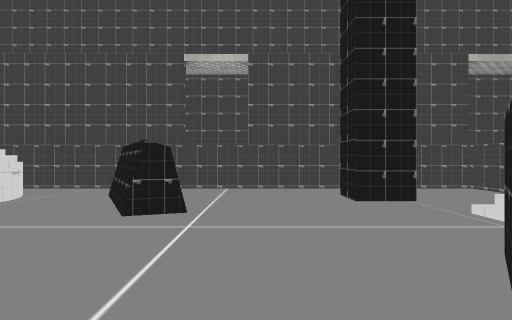
View 1 (above)

17 first-person views from a walk through a 3-D level made in the Unity game engine. The camera is 1.4 m above the floor, looks level and sees 75° across. Doors are open. The floor is counted in squares, 2 m on a side. Each view is taken from the middle of a square. On the plan, view 1 faces up. The plan holds only what a view shows up to about 10 squares ahead; the rest is blank. The player is left out. Some surface patterns are stand-ins.

View 2
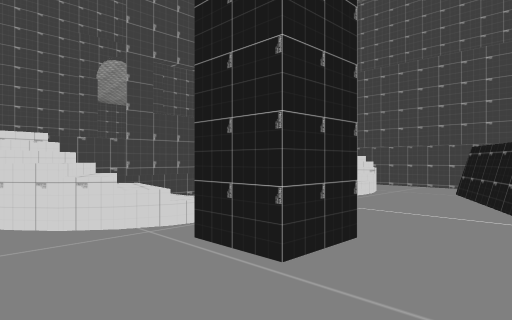

View 3
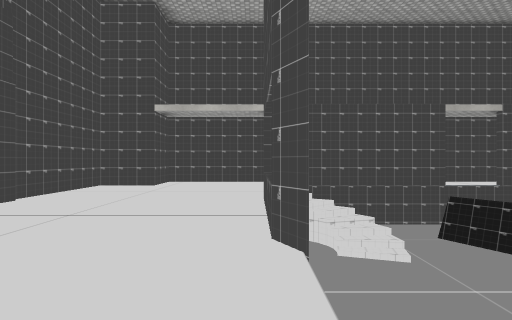

View 4
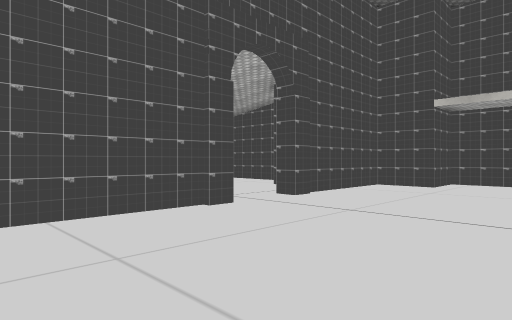

View 5
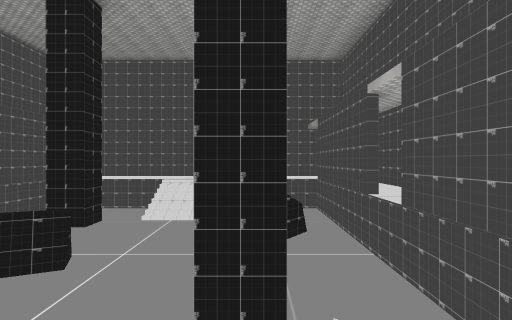

View 6
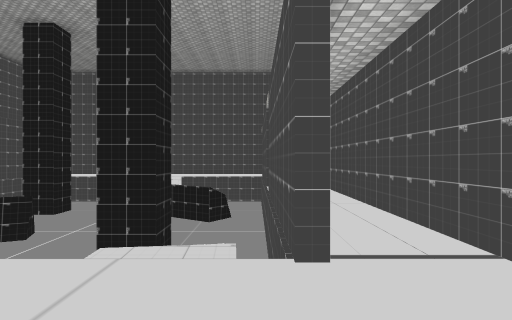

View 7
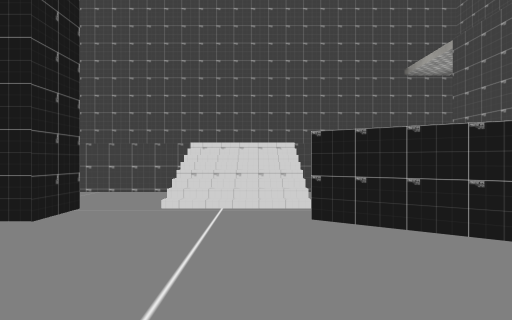

View 8
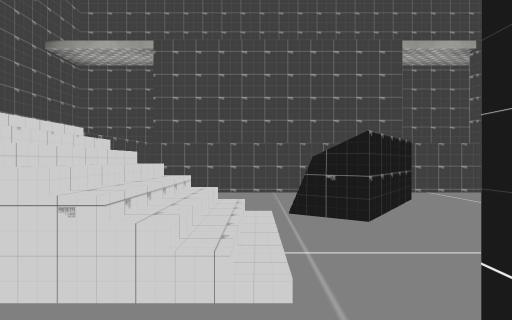

View 9
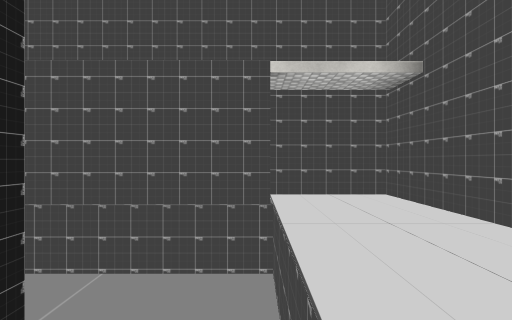

View 10
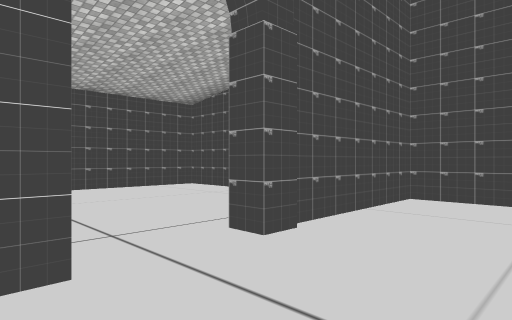

View 11
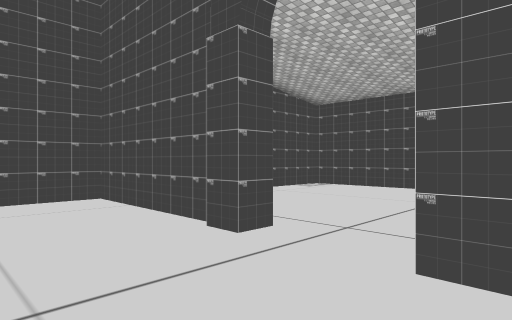

View 12
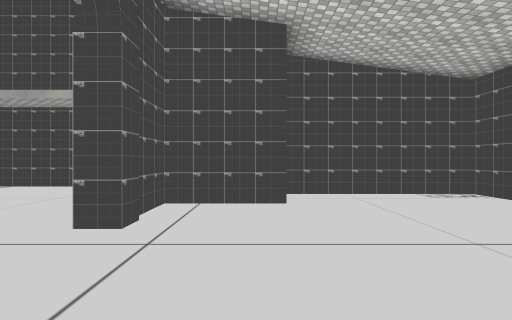

View 13
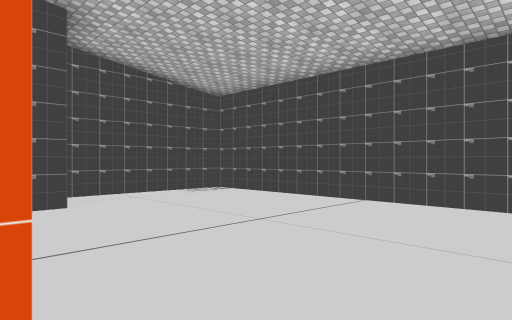

View 14
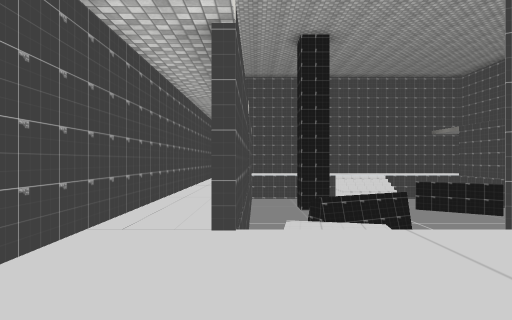

View 15
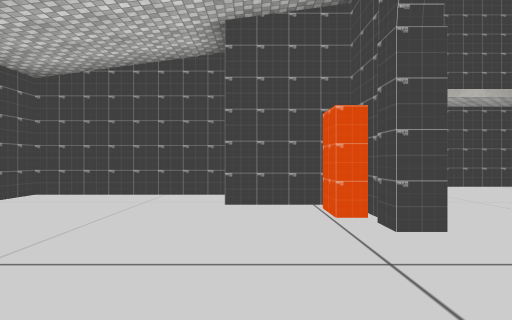

View 16
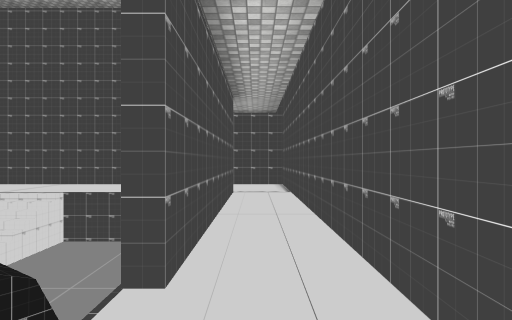

View 17
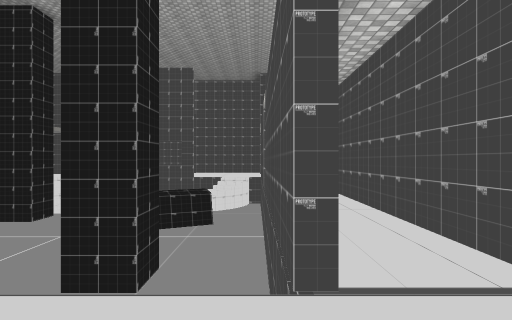

### Floor plan
Key: @ floor where view 1 was taken; # wall or solid block; . main floor; - floor 2.25 m lower than the main floor; / step, stairs or slope; D open door.
Columns run from 18 left of view 1 to 8 right of it. Each row starts with its distance up from view 1.
 10         ###################
  9       ###.................#
  8 #######.....#####/######..#
  7 #....###....//--/-------..#
  6 #......#....///-#---#---..#
  5 #.....#D...#-//-##------..#
  4 #......DD...---------///..#
  3 #...........---------///..#
  2 #......DD...   -----#///..#
  1 #......#.... //#---##---. #
  0 #....###....//----@#---   #
 -1 #######.....#####/######  #
 -2       ###.................#
 -3           #################

Where each view was taken, in squares from view 1:
view 1: 0 up, 0 right, facing up
view 2: 1 down, 1 left, facing up-left
view 3: 1 down, 7 left, facing up
view 4: 1 down, 7 left, facing up-left
view 5: 1 up, 7 left, facing right
view 6: 1 down, 9 left, facing right
view 7: 3 up, 2 left, facing right
view 8: 6 up, 3 right, facing down
view 9: 3 up, 5 right, facing up
view 10: 2 up, 9 left, facing up-left
view 11: 5 up, 9 left, facing down-left
view 12: 6 up, 13 left, facing down
view 13: 6 up, 12 left, facing down-left
view 14: 8 up, 10 left, facing right
view 15: 1 up, 13 left, facing up
view 16: 2 down, 2 left, facing right
view 17: 8 up, 7 right, facing left
